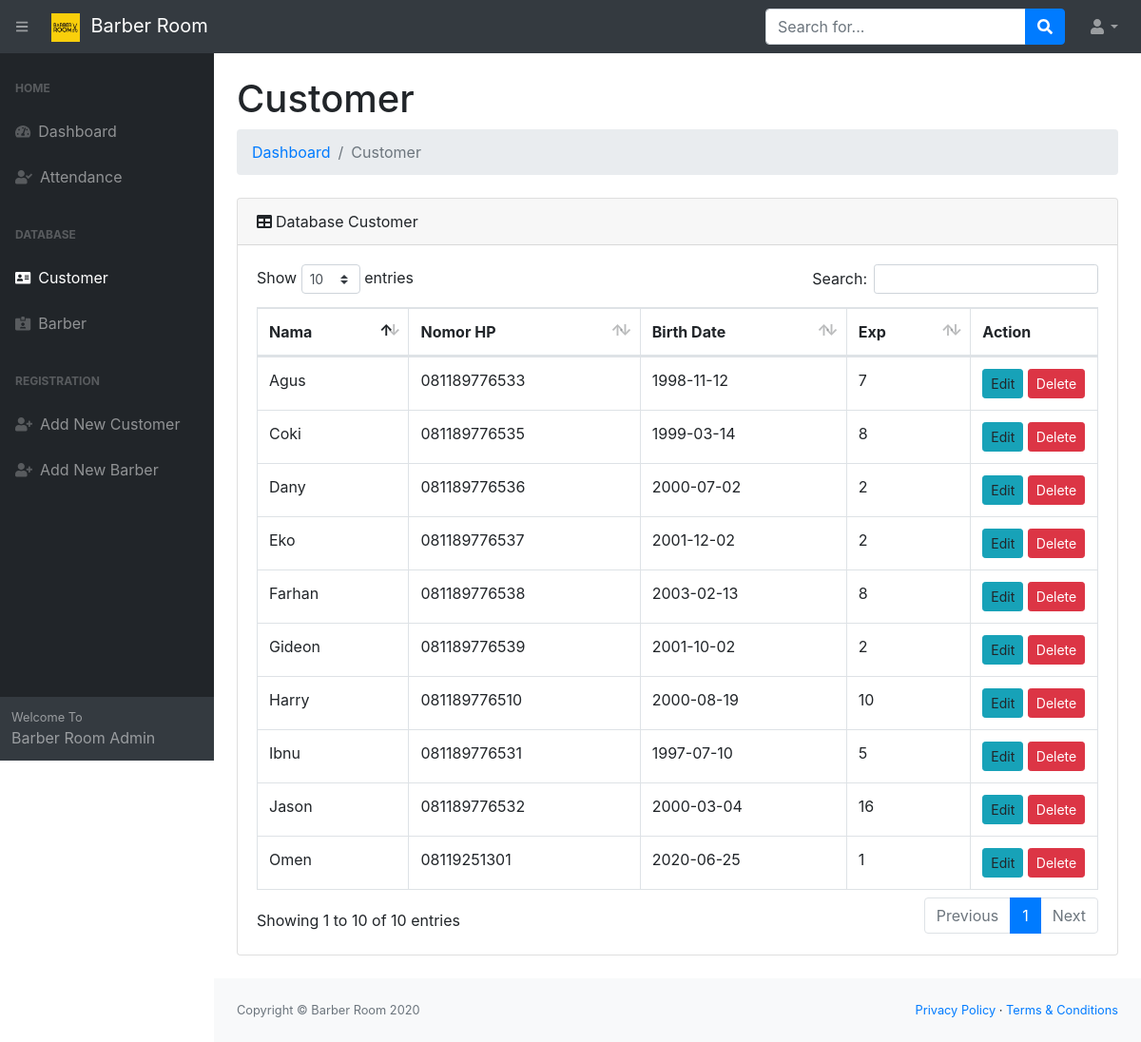
The page /admin/customer (signed in) on the database its author committed.
### tables this page shows
CREATE TABLE `customer` (
  `id` int(11) NOT NULL,
  `nama` text NOT NULL,
  `no_telp` varchar(15) NOT NULL,
  `birth` date NOT NULL,
  `exp` int(11) NOT NULL
);

### admin/functions.php (called while the page is built)
<?php
$conn = mysqli_connect('localhost', 'root', '', 'db_barberroom');
function query($query)
{
    global $conn;
    $result = mysqli_query($conn, $query);
    $rows = [];
    while ($row = mysqli_fetch_assoc($result)) {
        $rows[] = $row;
    }
    return $rows;
}
?>

### admin/customer.php (the view, shortened to what this page needs)
<?php
require 'functions.php';
$customer = query("SELECT * FROM customer");
?>
<!DOCTYPE html>
<html lang="en">
<head>
    <link href="../css/styles-admin.css" rel="stylesheet" />
    <link href="../css/dataTables.bootstrap4.min.css" rel="stylesheet" />
</head>
<body class="sb-nav-fixed">
    <nav class="sb-topnav navbar navbar-expand navbar-dark bg-dark">
        <button class="btn btn-link btn-sm order-1 order-lg-0 ml-2" id="sidebarToggle" href="#"><i class="fas fa-bars"></i></button>
        <a class="navbar-brand" href="dashboard"><img src="../assets/img/logo.jpg" style="height: 30px;">&nbsp;&nbsp;Barber Room</a>
        <form class="d-none d-md-inline-block form-inline ml-auto mr-0 mr-md-3 my-2 my-md-0">
            <div class="input-group">
                <input class="form-control" type="text" placeholder="Search for..." aria-label="Search" aria-describedby="basic-addon2" />
                <div class="input-group-append">
                    <button class="btn btn-primary" type="button"><i class="fas fa-search"></i></button>
                </div>
            </div>
        </form>
        <ul class="navbar-nav ml-auto ml-md-0">
            <li class="nav-item dropdown">
                <a class="nav-link dropdown-toggle" id="userDropdown" href="#" role="button" data-toggle="dropdown" aria-haspopup="true" aria-expanded="false"><i class="fas fa-user fa-fw"></i></a>
            </li>
        </ul>
    </nav>
    <div id="layoutSidenav">
        <div id="layoutSidenav_nav">
            <nav class="sb-sidenav accordion sb-sidenav-dark" id="sidenavAccordion">
                <div class="sb-sidenav-menu">
                    <div class="nav">
                        <div class="sb-sidenav-menu-heading">Home</div>
                        <a class="nav-link" href="dashboard">
                            <div class="sb-nav-link-icon"><i class="fas fa-tachometer-alt"></i></div>
                            Dashboard
                        </a>
                        <a class="nav-link" href="attendance">
                            <div class="sb-nav-link-icon"><i class="fas fa-user-check"></i></div>
                            Attendance
                        </a>
                        <div class="sb-sidenav-menu-heading">Database</div>
                        <a class="nav-link" href="customer">
                            <div class="sb-nav-link-icon"><i class="fas fa-address-card"></i></div>
                            Customer
                        </a><a class="nav-link" href="barber">
                            <div class="sb-nav-link-icon"><i class="fas fa-id-card-alt"></i></div>
                            Barber
                        </a>
                        <div class="sb-sidenav-menu-heading">Registration</div>
                        <a class="nav-link" href="add-customer">
                            <div class="sb-nav-link-icon"><i class="fas fa-user-plus"></i></div>
                            Add New Customer
                        </a><a class="nav-link" href="add-barber">
                            <div class="sb-nav-link-icon"><i class="fas fa-user-plus"></i></div>
                            Add New Barber
                        </a>
                    </div>
                </div>
                <div class="sb-sidenav-footer">
                    <div class="small">Welcome To</div>
                    Barber Room Admin
                </div>
            </nav>
        </div>
        <div id="layoutSidenav_content">
            <main>
                <div class="container-fluid">
                    <h1 class="mt-4">Customer</h1>
                    <ol class="breadcrumb mb-4">
                        <li class="breadcrumb-item"><a href="dashboard">Dashboard</a></li>
                        <li class="breadcrumb-item active">Customer</li>
                    </ol>
                    <div class="card mb-4">
                        <div class="card-header"><i class="fas fa-table mr-1"></i>Database Customer</div>
                        <div class="card-body">
                            <div class="table-responsive">
                                <table class="table table-bordered" id="dataTable" width="100%" cellspacing="0">
                                    <thead>
                                        <tr>
                                            <th>Nama</th>
                                            <th>Nomor HP</th>
                                            <th>Birth Date</th>
                                            <th>Exp</th>
                                            <th>Action</th>
                                        </tr>
                                    </thead>
                                    <tbody>
                                        <?php foreach ($customer as $data) : ?>
                                            <tr>
                                                <td><?= $data['nama']; ?></td>
                                                <td><?= $data['no_telp']; ?></td>
                                                <td><?= $data['birth']; ?></td>
                                                <td><?= $data['exp']; ?></td>
                                                <td>
                                                    <a class="btn btn-info btn-sm" id="editCustomer" data-toggle="modal" data-target="#modalEdit" data-id="<?= $data['id']; ?>" data-nama="<?= $data['nama']; ?>" data-notelp="<?= $data['no_telp']; ?>" data-birth="<?= $data['birth']; ?>" data-exp="<?= $data['exp']; ?>">Edit</a>
                                                    <a class="btn btn-danger btn-sm" href="delete.php?customer=<?= $data['id']; ?>" onclick="return confirm('Yakin ingin menghapus customer <?= $data['nama']; ?>?')">Delete</a>
                                                </td>
                                            </tr>
                                        <?php endforeach; ?>
                                    </tbody>
                                </table>
                            </div>
                        </div>
                    </div>
                </div>
            </main>
            <footer class="py-4 bg-light mt-auto">
                <div class="container-fluid">
                    <div class="d-flex align-items-center justify-content-between small">
                        <div class="text-muted">Copyright &copy; Barber Room 2020</div>
                        <div>
                            <a href="#">Privacy Policy</a>
                            &middot;
                            <a href="#">Terms &amp; Conditions</a>
                        </div>
                    </div>
                </div>
            </footer>
        </div>
    </div>
</body>
</html>

### rows shown on the page
customer: nama "Agus", no_telp "081189776533", birth "1998-11-12", exp "7"
customer: nama "Coki", no_telp "081189776535", birth "1999-03-14", exp "8"
customer: nama "Dany", no_telp "081189776536", birth "2000-07-02", exp "2"
customer: nama "Eko", no_telp "081189776537", birth "2001-12-02", exp "2"
customer: nama "Farhan", no_telp "081189776538", birth "2003-02-13", exp "8"
customer: nama "Gideon", no_telp "081189776539", birth "2001-10-02", exp "2"
customer: nama "Harry", no_telp "081189776510", birth "2000-08-19", exp "10"
customer: nama "Ibnu", no_telp "081189776531", birth "1997-07-10", exp "5"
customer: nama "Jason", no_telp "081189776532", birth "2000-03-04", exp "16"
customer: nama "Omen", no_telp "08119251301", birth "2020-06-25", exp "1"
